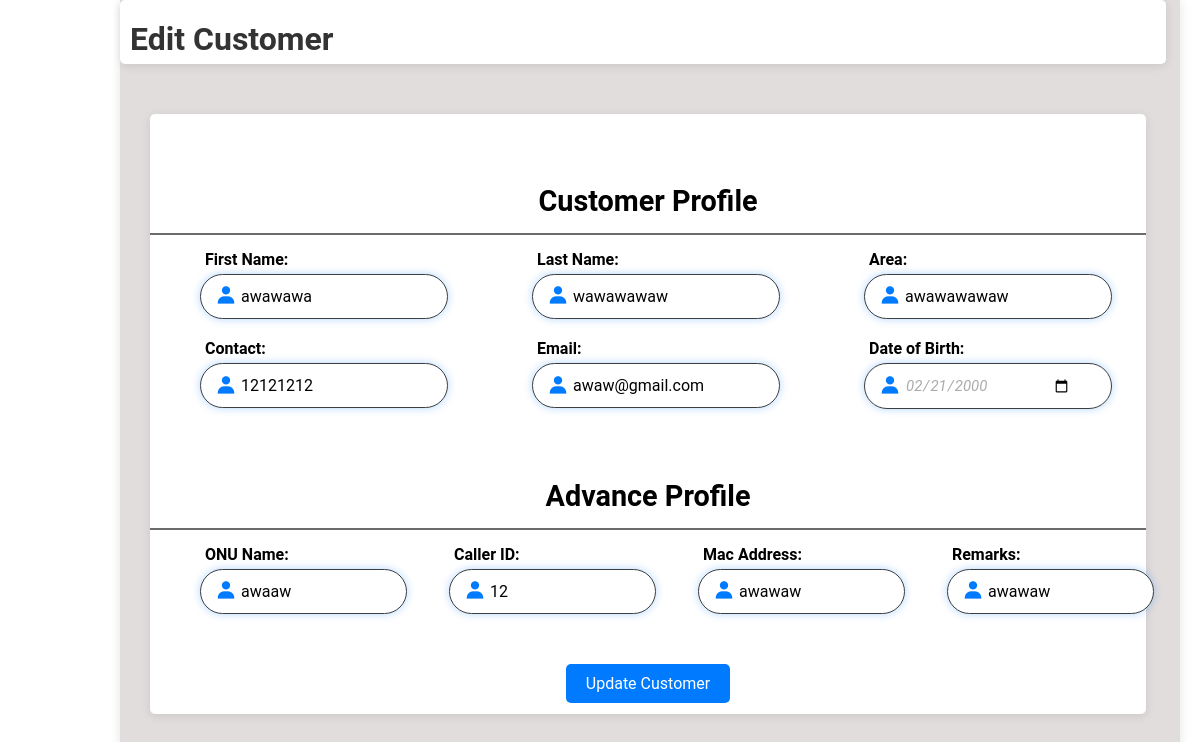
Screenshot of /editC.php?id=1 (signed in) with the database file from the repository.
### tables this page shows
CREATE TABLE `tbl_customer` (
  `c_id` int(50) NOT NULL,
  `c_fname` varchar(200) NOT NULL,
  `c_lname` varchar(200) NOT NULL,
  `c_area` varchar(200) NOT NULL,
  `c_contact` int(50) NOT NULL,
  `c_email` varchar(200) NOT NULL,
  `c_date` date NOT NULL,
  `c_onu` varchar(200) NOT NULL,
  `c_caller` int(50) NOT NULL,
  `c_address` varchar(200) NOT NULL,
  `c_rem` varchar(200) NOT NULL
);

### editC.php (the view, shortened to what this page needs)
<?php
include 'db.php';
if (isset($_GET['id'])) {
    $customerId = $_GET['id'];
    $sql = "SELECT c_id, c_fname, c_lname, c_area, c_contact, c_email, c_onu, c_caller, c_address, c_rem, c_date FROM tbl_customer WHERE c_id = ?";
    $stmt = $conn->prepare($sql);
    $stmt->bind_param("i", $customerId);
    $stmt->execute();
    $result = $stmt->get_result();
    if ($result->num_rows > 0) {
        $customer = $result->fetch_assoc();
    } else {
        echo "Customer not found.";
        exit();
    }
} else {
    echo "No customer ID provided.";
    exit();
}
?>
<!DOCTYPE html>
<html lang="en">
<head>
    <link rel="stylesheet" href="editC.css">
    <link href='https://unpkg.com/boxicons@2.1.4/css/boxicons.min.css' rel='stylesheet'>
</head>
<body>
    <div class="wrapper">
    <div class="container">
       <div class="upper">
       <h1>Edit Customer</h1>
       </div>
    <div class="table-box">
    <h2>Customer Profile</h2>
    <hr class="title-line">
    <form action="" method="POST">
           <div class="row">
               <div class="input-box">
                   <i class="bx bxs-user"></i>
                   <label for="firstname">First Name:</label>
                   <input type="text" id="firstname" name="firstname" value="<?php echo htmlspecialchars($customer['c_fname']); ?>" required>
               </div>
               <div class="input-box">
                   <i class="bx bxs-user"></i>
                   <label for="lastname">Last Name:</label>
                    <input type="text" id="lastname" name="lastname" value="<?php echo htmlspecialchars($customer['c_lname']); ?>" required>
               </div>
               <div class="input-box">
                   <i class="bx bxs-user"></i>
                   <label for="area">Area:</label>
                   <input type="text" id="area" name="area" value="<?php echo htmlspecialchars($customer['c_area']); ?>" required>
               </div>
           </div>
           <div class="row">
               <div class="input-box">
                   <i class="bx bxs-user"></i>
                   <label for="contact">Contact:</label>
                        <input type="text" id="contact" name="contact" value="<?php echo htmlspecialchars($customer['c_contact']); ?>" required>
               </div>
               <div class="input-box">
                   <i class="bx bxs-user"></i>
                   <label for="email">Email:</label>
                   <input type="email" id="email" name="email" value="<?php echo htmlspecialchars($customer['c_email']); ?>" required>
               </div>
               <div class="input-box">
                   <i class="bx bxs-user"></i>
                   <label for="date">Date of Birth:</label>
                   <input type="date" id="date" name="date" value="<?php echo htmlspecialchars($customer['c_date']); ?>" required>
               </div>
           </div>
           <h2>Advance Profile</h2>
           <hr class="title-line">
           <div class="secondrow">
               <div class="input-box">
                   <i class="bx bxs-user"></i>
                   <label for="ONU">ONU Name:</label>
                   <input type="text" id="ONU" name="ONU" value="<?php echo htmlspecialchars($customer['c_onu']); ?>" required>
               </div>
               <div class="input-box">
                   <i class="bx bxs-user"></i>
                   <label for="caller">Caller ID:</label>
                   <input type="text" id="caller" name="caller" value="<?php echo htmlspecialchars($customer['c_caller']); ?>" required>
               </div>
               <div class="input-box">
                   <i class="bx bxs-user"></i>
                   <label for="address">Mac Address:</label>
        <input type="text" id="address" name="address" value="<?php echo htmlspecialchars($customer['c_address']); ?>" required>
               </div>
               <div class="input-box">
                   <i class="bx bxs-user"></i>
                   <label for="remarks">Remarks:</label>
                   <input type="text" id="remarks" name="remarks" value="<?php echo htmlspecialchars($customer['c_rem']); ?>" required>
               </div>
           </div>
           <div class="button-container">
                    <button type="submit">Update Customer</button>
                </div>
           </form>
           </div>
   </div>
</div>
</body>
</html>

### editC.css (style rules this page uses)
* { margin: 0; padding: 0; font-family: 'Roboto', sans-serif; }
body { min-height: 100vh; display: flex; align-items: center; }
.container { width: 85%; margin-left: 10%; padding: 20px; background-color: #e2dddd; box-shadow: 0 2px 10px rgba(0, 0, 0, 0.1); height: 100vh; position: fixed; }
.table-box { margin-top: 50px; width: 83%; padding: 20px 0; margin-right: 10px; margin-left: 10px; border-radius: 5px; background-color: #ffffff; box-shadow: 0 2px 10px rgba(0, 0, 0, 0.1); height: 70vh; position: fixed; align-items: center; justify-content: center; }
.table-box h2 { text-align: center; margin-top: 50px; font-size: 1.8rem; }
.title-line { border: none; height: 2px; background-color: #6c6b6b; margin: 15px 0; }
.container .upper { border-radius: 5px; margin-top: -20px; margin-left: -20px; width: 102.5%; height: 8vh; background-color: #ffffff; box-shadow: 0 2px 10px rgba(0, 0, 0, 0.1); }
.upper h1 { padding-top: 20px; padding-left: 10px; text-align: left; color: #333; }
.wrapper { display: flex; height: 100vh; }
.row { display: flex; gap: -10px; }
.secondrow { display: flex; gap: -10px; height: 200%; }
.input-box { position: relative; width: 100%; margin-bottom: 20px; }
.input-box label { display: block; margin-bottom: 5px; font-weight: bold; margin-left: 55px; }
.input-box input, .input-box select { width: 50%; padding: 12px 40px; border: 1px solid #3d3e3f; border-radius: 25px; font-size: 16px; box-shadow: 0 0 8px rgba(0, 123, 255, 0.3); text-align: left; margin-left: 50px; }
.input-box i { position: absolute; left: 65px; top: 65%; transform: translateY(-50%); font-size: 22px; color: #007bff; }
input::placeholder { color: #aaa; font-style: italic; opacity: 1; font-size: 15px; }
input[type="date"] { color: #aaa; font-style: italic; opacity: 1; font-size: 15px; }
button[type="submit"] { background-color: #007bff; color: white; padding: 10px 20px; border: none; border-radius: 5px; font-size: 16px; cursor: pointer; transition: background-color 0.3s ease; margin-top: 10px; text-align: center; }
.button-container { display: flex; justify-content: center; align-items: center; margin-top: 20px; }

### rows the page displays
tbl_customer: firstname "awawawa", lastname "wawawawaw", area "awawawawaw", contact "12121212", email "awaw@gmail.com", date "02/21/2000", ONU "awaaw", caller "12", address "awawaw", remarks "awawaw"
